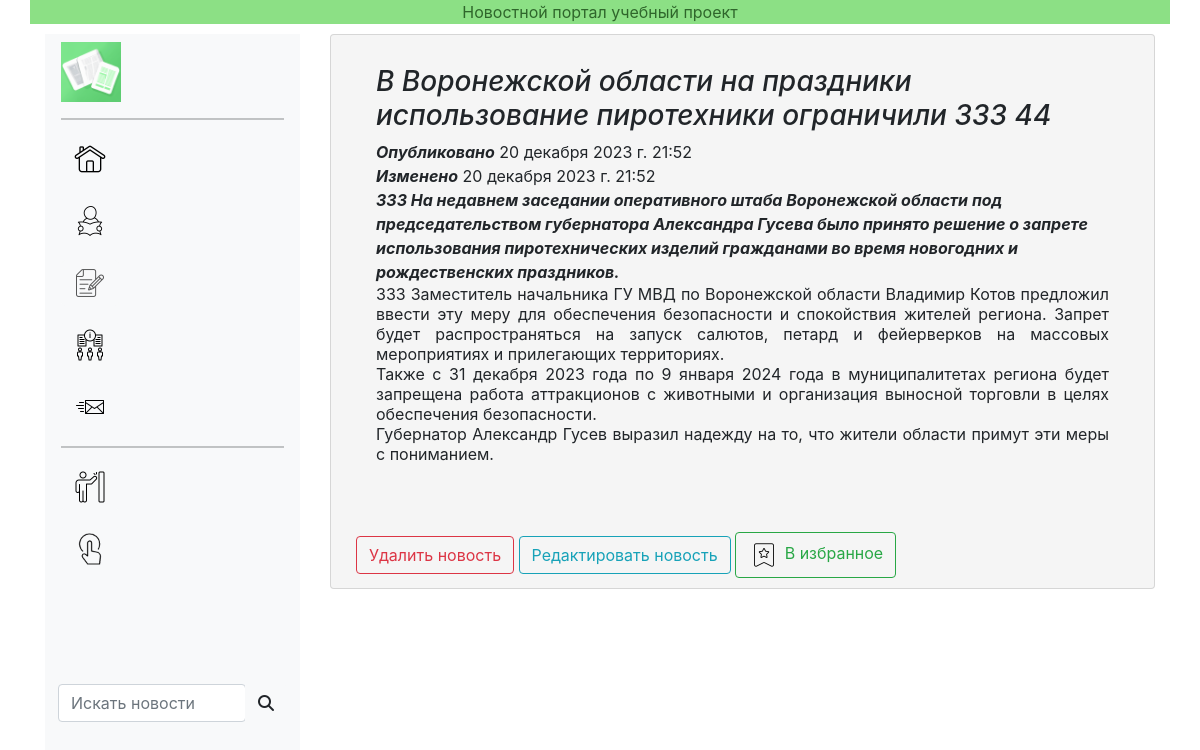
The page /news/news/14 on the database as committed earlier.
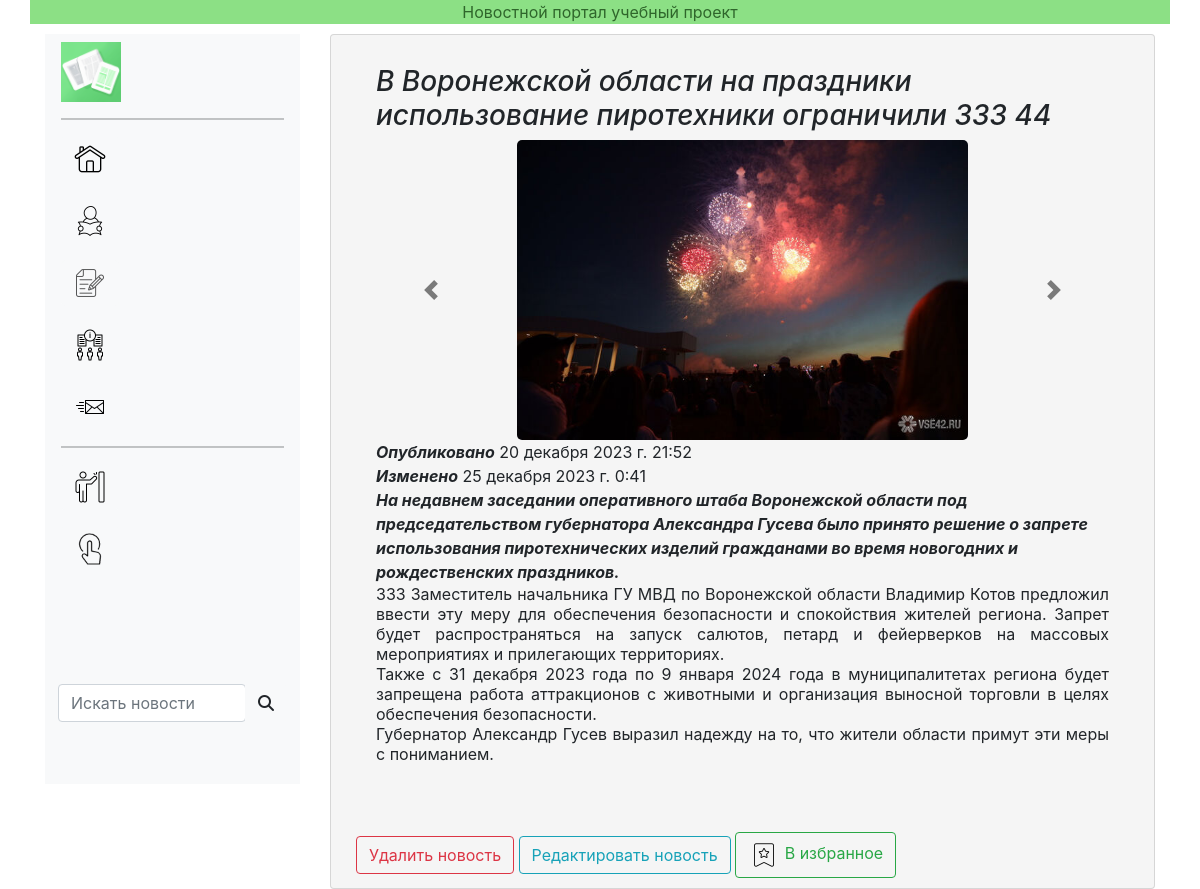
The same page on the database as committed later.
### news/models.py (models this page shows, shortened)
class Article(models.Model):
    categories = (('E', 'Экономика'),
                  ('S', 'Наука'),
                  ('IT', 'IT'),
                  ('SP', 'Спорт'),
                  ('N', 'Природа'),
                  ('W', 'Мировые новости'),
                  ('R', 'Региональные новости'),
                  ('C', 'Культура'),
                  ('R', 'Региональные новости'))
    author = models.ForeignKey(User, on_delete=models.SET_NULL, null=True, verbose_name='Автор')
    title = models.CharField('Название', max_length=120, default='')
    anouncement = models.TextField('Аннотация', max_length=250)
    text = models.TextField('Текст новости')
    date = models.DateTimeField('Дата публикации', auto_now_add=True)
    date_change = models.DateTimeField('Дата обновления', auto_now = True)
    category = models.CharField(choices=categories, max_length=20, verbose_name='Категория')
    tags = models.ManyToManyField(to=Tag, blank=True, verbose_name='Тэги')
    status = models.BooleanField(default=True, verbose_name='Статус публикации')
    slug = models.SlugField(verbose_name='Имя в адресной строке')
    objects = models.Manager()
    published = PublishedToday()
    class Meta:
        ordering = ['title','date']
        verbose_name= 'Новость'
        verbose_name_plural='Новости'

class Image(models.Model):
    article = models.ForeignKey(Article, on_delete=models.CASCADE)
    title = models.CharField(max_length=100, blank=True)
    image = models.ImageField(upload_to='article_images/')
    class Meta:
        verbose_name= 'Картинка новости'
        verbose_name_plural='Картинки новостей'

### news/views.py (the view)
# urls.py: path('news/<int:pk>', views.ArticleDetailView.as_view(), name = 'news_detail'),
class ArticleDetailView(DetailView):
    model = Article
    template_name = 'news/news_detail.html'
    context_object_name = 'article'
    def get_context_data(self, **kwargs):
        context = super().get_context_data(**kwargs)
        current_object = self.object
        images = Image.objects.filter(article=current_object)
        context['images'] = images
        return context

### users/templatetags/users_extras.py (called while the page is built)
@register.filter(name="has_group")
def has_group(user,group_name):
    return user.groups.filter(name=group_name).exists()

### news/templates/news/news_detail.html (shortened to what this page needs)
{% extends 'news/news.html' %}
{% load static %}
{% load bootstrap5 %}
{% block body %}
<link rel="stylesheet" href="https://maxcdn.bootstrapcdn.com/bootstrap/4.0.0/css/bootstrap.min.css"
integrity="sha384-Gn5384xqQ1aoWXA+058RXPxPg6fy4IWvTNh0E263XmFcJlSAwiGgFAW/dAiS6JXm">
<div class="card" style="background-color:#f5f5f5">
    <div class="margins5 paddings5">
        <div class="container-fluid">
            <div class="card-body">
                <h3><em> {{ article.title }} </em> </h3>
                    {% if article.image_set.all.0.image.url %}
                        <div id="carouselExampleIndicators" class="carousel slide" data-ride="carousel">
                            <div class="carousel-inner">
                                {% for image in article.image_set.all %}
                                <div class="carousel-item {% if forloop.counter == 1 %} active {% endif %}" >
                                    <img class="d-block" src="{{ image.image.url }}"
                                            style="margin:auto; height:300px; width:auto; border-radius:5px;">
                                </div>
                                {% endfor %}
                            </div>
                            <a class="carousel-control-prev" href="#carouselExampleIndicators" role="button" data-slide="prev">
                            <span class="carousel-control-prev-icon" aria-hidden="true"></span>
                            </a>
                            <a class="carousel-control-next" href="#carouselExampleIndicators" role="button" data-slide="next">
                            <span class="carousel-control-next-icon" aria-hidden="true"></span>
                            </a>
                        </div>
                    {% endif %}
                <p1> <i><strong>Опубликовано</strong></i> {{ article.date }} </p1> <br>
                <p1> <i><strong>Изменено</strong></i> {{ article.date_change }} </p1> <br>
                <p1 style="text-align: justify;"> <i><strong>{{ article.anouncement }} </strong></i> </p1> <br>
                <p1 class="content_justify lh-sm" style="text-align: justify;"> {{ article.text }} </p1> <br>
            </div> <br>
        <a class="btn btn-outline-danger" href="{% url 'news_delete' article.pk %}">Удалить новость</a>
        <a class="btn btn-outline-info" href="{% url 'news_update' article.pk %}">Редактировать новость</a>
        <a class="btn btn-outline-success"  href="{% url 'favorites' article.pk %}"><img src="{% static 'main/img/icon-my-favorite.png' %}" alt="В избранное" class="navbaricons justify-content-md-end"> В избранное</i></a>
        </div>
    </div>
</div>
{% endblock %}

### news/templates/news/news.html (shortened to what this page needs)
{% extends 'main/base.html' %}
{% load static %}
{% load bootstrap5 %}
{% load static %}

### main/templates/main/base.html (shortened to what this page needs)
<!DOCTYPE html>
{% load static %}
{% load bootstrap5 %}
{% bootstrap_css %}
<link rel="stylesheet" href="{% static 'main/css/style.css' %}" />
<head>
</head>
<html>
<body>
    <div class="container">
        <div class="body">
            <div class="row margins10">
                {% include 'main/header.html' %}
            </div>
            <div class="row" style="display: flex;">
                    <div class="col-3">
                        <aside class="sticky">
                            {% block navbar %}
                            {% include 'main/navbar.html' %}
                            {% endblock %}
                        </aside>
                    </div>
                    <div class="col-9">
                        {% block body %} {% endblock %}
                    </div>
            </div>
        </div>
    </div>
</body>
</html>

### main/templates/main/header.html (shortened to what this page needs)
<!DOCTYPE html>
<html lang="en">
<head>
</head>
<body>
    <div class="container">
        <div class="row">
            <div class="headfoot">
                <p2> Новостной портал учебный проект</p2>
            </div>
        </div>
    </div>
</body>
</html>

### main/templates/main/navbar.html
{% include 'main/navbar_visible.html' %}

### main/templates/main/navbar_visible.html (shortened to what this page needs)
{% load static %}
{% load bootstrap5 %}
{% bootstrap_css %}
{% load users_extras %}
<link rel="stylesheet" href="{% static 'main/css/style.css' %}" />
<link href="https://cdn.jsdelivr.net/npm/bootstrap@5.0.0/dist/css/bootstrap.min.css" rel="stylesheet" >
<link rel="stylesheet" href="https://ajax.googleapis.com/ajax/libs/jqueryui/1.11.4/themes/smoothness/jquery-ui.css">
<div class="navbar">
    <div class="row">
        <div class="col-4 content_center">
          <div>
            <img alt="Иконка меню" class="img-fluid" src="{% static 'main/img/site-logo.png' %}" style="max-width:60px;max-height:60px"/>
          </div>
        </div>
        <div class="col-8 content_center">
        </div>
      </div>
    <div class="row">
            <div class="col-12">
            <hr>
                  <div class="text-left mb-3">
                      <a href="{% url 'main' %}" class="btn btn-light" role="button">
                      <img src="{% static 'main/img/icon-home.png' %}" alt="Иконка домашней страницы" class="navbaricons">
                      <span class="content-to-hide">Домашняя страница</span></a>
                  </div>
                  <div class="text-left mb-3">
                      <a href="{% url 'news' %}"  class="btn btn-light" role="button">
                      <img src="{% static 'main/img/icon-news-reader.png' %}" alt="Иконка просмотра новостей" class="navbaricons">
                      <span class="content-to-hide">Все новости</span></a>
                  </div>
                  {% if request.user.id %}
                    <div class="text-left mb-3">
                        <a href="{% url 'create_article' %}" class="btn btn-light" role="button">
                        <img src="{% static 'main/img/icon-create-article.png' %}" alt="Иконка создания новости" class="navbaricons">
                        <span class="content-to-hide">Предложить новость</span></a>
                    </div>
                  {% else %}
                    <div class="text-left mb-3">
                      <a href="{% url 'login' %}" class="btn btn-light disabled" role="button" disabled>
                      <img src="{% static 'main/img/icon-create-article.png' %}" alt="Иконка создания новости" class="navbaricons">
                      <span class="content-to-hide">Предложить новость</span></a>
                    </div>
                  {% endif %}
                  <div class="text-left mb-3">
                      <a href="{% url 'about' %}" class="btn btn-light" role="button">
                          <img src="{% static 'main/img/icon-about-us.png' %}" alt="Иконка просмотра новостей" class="navbaricons">
                          <span class="content-to-hide">О нас</span></a>
                  </div>
                  <div class="text-left mb-3">
                      <a href="{% url 'contact_page' %}" class="btn btn-light" role="button">
                          <img src="{% static 'main/img/icon-send-mail.png' %}" alt="Иконка письма" class="navbaricons">
                          <span class="content-to-hide">Написать нам</span></a>
                  </div>
                  <hr>
                  <div class="text-left mb-3">
                    {% if request.user.id %}
                      <div class="dropdown text-left mb-3">
                        <button class="btn btn-light dropdown-toggle" type="button" data-bs-toggle="dropdown" aria-expanded="false">
                          {% if request.user.account.account_image.url %}
                            <img src="{{ request.user.account.account_image.url }}" alt="userpic" class="navbaricons">
                          {% else %}
                            <img src="{% static 'main/img/no-camera.png' %}" alt="userpic" class="navbaricons">
                          {% endif %}
                          {{ request.user.username }}
                        </button>
                        <ul class="dropdown-menu">
                          <li><a class="dropdown-item" href="{% url 'profile' %}"><img src="{% static 'main/img/user-account_icon.png' %}" alt="Иконка аккаунта пользователя" class="navbaricons">Мой аккаунт</a></li>
                          <li><a class="dropdown-item" href="{% url 'logout' %}"><img src="{% static 'main/img/user-logout.png' %}" alt="Иконка выхода" class="navbaricons">Выход</a></li>
                        </ul>
                      </div>
                    {% else %}
                      <div class="text-left mb-3">
                        <a href="{% url 'login' %}" class="btn btn-light" role="button">
                        <img src="{% static 'main/img/login_picture.png' %}" alt="Иконка входа" class="navbaricons">
                        <span class="content-to-hide">Вход</span></a>
                      </div>
                      <div class="text-left mb-3">
                        <a href="{% url 'registration' %}" class="btn btn-light" role="button">
                        <img src="{% static 'main/img/circle-pad-finger.png' %}" alt="Иконка регистрации" class="navbaricons">
                        <span class="content-to-hide">Регистрация</span></a>
                      </div>
                    {% endif %}
        <br>
        <br>
        <br>
        <br>
        <div class="row">
            <div class="grid gap-0 column-gap-3">
            <div class="input-group rounded">
                <input type="search" input id="search_news" class="form-control rounded " placeholder="Искать новости" aria-label="Искать новости" aria-describedby="search_news" />
                <span class="btn btn-light" id="search_news">
                    <i class="fas fa-search"></i>
                </span>
            </div>
            </div>
        </div>
    </div>
    <br >
</div>

### main/static/main/css/style.css (style rules this page uses)
.headfoot { background-color: #8ce085; color: #2f662b; text-align: center; }
.navbar { position: sticky; align-content: flex-start; background-color: #f8f9fa; padding-right: 10px; padding-left: 10px; min-height: calc(100vh - 50px); }
.sticky { position: sticky; top: 10px; }
.margins10 { margin: 10px; }
.margins5 { margin: 5px; }
.paddings5 { padding: 5px; }
.navbaricons { text-align: center; vertical-align: middle; width:32px; height:auto }
.carousel-control-next-icon, .carousel-control-prev-icon { filter: invert(1); }
.content_center { display: flex; align-items: center; flex-wrap: wrap; }
.content_justify { display: flex; justify-content: space-between; white-space: pre-wrap; flex-wrap: wrap; }

Rows that differ between the two databases and show on the page:
changed Article "В Воронежской области на праздники использование пиротехники ограничили 333 44": date_change "20 декабря 2023 г. 21:52" → "25 декабря 2023 г. 0:41"; anouncement "333 На недавнем заседании оперативного…" → "На недавнем заседании оперативного…"
added Image: image (picture)
